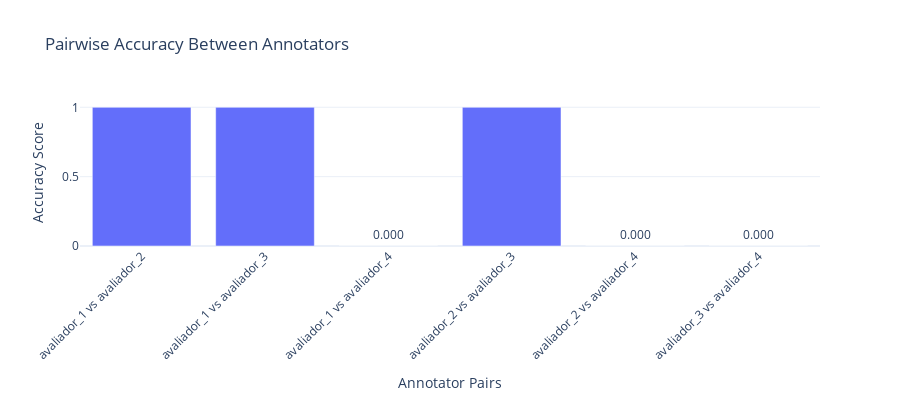

The code cell stored with this chart in its notebook:
### Code cell
# =============================================================================
# VISUALIZATION 4: Pairwise Agreement Analysis
# =============================================================================

print("4. Pairwise Accuracy Between Annotators")

pairwise_results = []
for i, ann1 in enumerate(ivc.columns):
    for j, ann2 in enumerate(ivc.columns):
        if i < j:
            acc = accuracy_score(ivc[ann1], ivc[ann2])
            pairwise_results.append({"Pair": f"{ann1} vs {ann2}", "Accuracy": acc, "Annotator_1": ann1, "Annotator_2": ann2})

pairwise_df = pd.DataFrame(pairwise_results)
print(pairwise_df)

# Visualize pairwise agreements
fig4 = px.bar(pairwise_df, x="Pair", y="Accuracy", title="Pairwise Accuracy Between Annotators", labels={"Accuracy": "Accuracy Score", "Pair": "Annotator Pairs"}, text="Accuracy")
fig4.update_traces(texttemplate="%{text:.3f}", textposition="outside")
fig4.update_layout(height=400, xaxis_tickangle=-45)
fig4.show()

# Save the figure
fig4.write_html(images_path / "03_iaa_pairwise_accuracy.html")
fig4.write_image(images_path / "03_iaa_pairwise_accuracy.png", width=800, height=400, scale=3)
print(f"Saved: 03_iaa_pairwise_accuracy.html and .png")

### Figure 1 — Plotly figure (JSON) as saved in the notebook; plotly's stock layout.template omitted (floating-point values rounded to 4 significant figures)
{"data": [{"hovertemplate": "Annotator Pairs=%{x}<br>Accuracy Score=%{text}<extra></extra>", "legendgroup": "", "marker": {"color": "#636efa", "pattern": {"shape": ""}}, "name": "", "orientation": "v", "showlegend": false, "text": [1.0, 1.0, 0.0, 1.0, 0.0, 0.0], "textposition": "outside", "texttemplate": "%{text:.3f}", "type": "bar", "x": ["avaliador_1 vs avaliador_2", "avaliador_1 vs avaliador_3", "avaliador_1 vs avaliador_4", "avaliador_2 vs avaliador_3", "avaliador_2 vs avaliador_4", "avaliador_3 vs avaliador_4"], "xaxis": "x", "y": [1.0, 1.0, 0.0, 1.0, 0.0, 0.0], "yaxis": "y"}], "layout": {"barmode": "relative", "height": 400, "legend": {"tracegroupgap": 0}, "title": {"text": "Pairwise Accuracy Between Annotators"}, "xaxis": {"anchor": "y", "domain": [0, 1], "tickangle": -45, "title": {"text": "Annotator Pairs"}}, "yaxis": {"anchor": "x", "domain": [0, 1], "title": {"text": "Accuracy Score"}}}}
